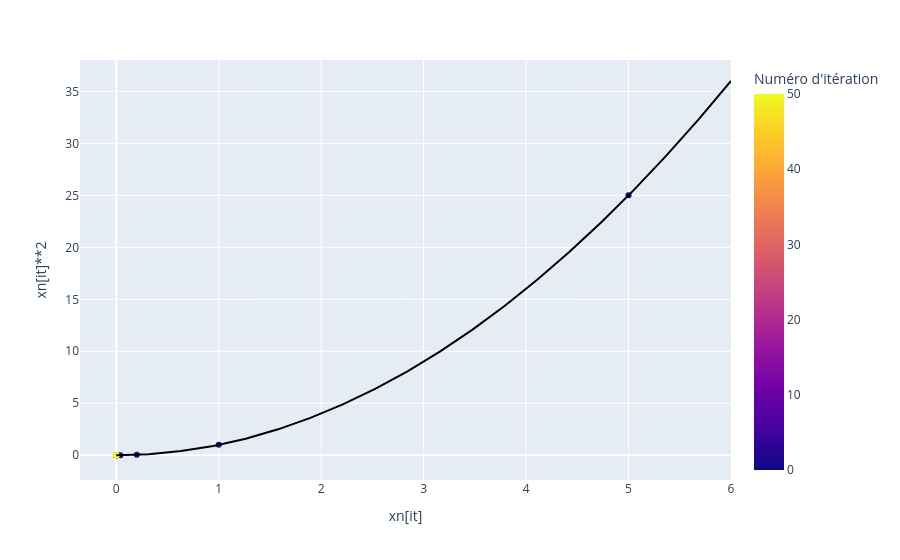

Notebook source saved alongside this figure:
### Code cell
# résultat    
if N == 1:
    xn = xn.flatten()
    data = pandas.DataFrame({'x':xn, 'y':xn**2, 'iter':np.arange(Niter+1)})
    
    fig = px.scatter(data, x='x', y='y',  
                color='iter',       
                labels={'x':'xn[it]','y':'xn[it]**2'},
                # size='iter',
                )
    
    t = np.linspace(0,xn[0]+1,20)
    fig.add_traces(px.line(x=t, y=t**2, color_discrete_sequence=['black'] ).data)

    fig.update_layout(coloraxis_colorbar=dict(
        title=dict(text="Numéro d'itération"),
    ))
else: 
    data = pandas.DataFrame({'x':np.arange(N), 'y':xn[0], 'iteration':'0'})
    for it in range(0,Niter,Niter//10):
        plt_xn = pandas.DataFrame({'x':np.arange(N), 'y':xn[it], 'iteration':str(it)})
        data   = pandas.concat([data,plt_xn]) 

    myscale = px.colors.sample_colorscale(
        colorscale=px.colors.sequential.Plasma,
        samplepoints=len(data['iteration'].unique()),
        low=0.0, high=1.0,
        colortype="rgb",
    )

    fig = px.line(data,
                x='x',
                y='y', 
                color='iteration',    #color_discrete_sequence=['black','orange', 'orangered'],
                color_discrete_sequence=myscale,           
                labels={'x':'indices','y':''},
                # title='Signaux', 
                markers=True,
                width=800, height=450)


fig.show()

### Figure 1 — Plotly figure (JSON) as saved in the notebook; plotly's stock layout.template omitted (floating-point values rounded to 4 significant figures)
{"data": [{"hovertemplate": "xn[it]=%{x}<br>xn[it]**2=%{y}<br>iter=%{marker.color}<extra></extra>", "legendgroup": "", "marker": {"color": [0, 1, 2, 3, 4, 5, 6, 7, 8, 9, 10, 11, 12, 13, 14, 15, 16, 17, 18, 19, 20, 21, 22, 23, 24, 25, 26, 27, 28, 29, 30, 31, 32, 33, 34, 35, 36, 37, 38, 39, 40, 41, 42, 43, 44, 45, 46, 47, 48, 49, 50], "coloraxis": "coloraxis", "symbol": "circle"}, "mode": "markers", "name": "", "orientation": "v", "showlegend": false, "type": "scatter", "x": [5.0, 1.0, 0.2, 0.04, 0.008, 0.0016, 0.00032, 6.4e-05, 1.28e-05, 2.56e-06, 5.12e-07, 1.024e-07, 2.048e-08, 4.096e-09, 8.192e-10, 1.638e-10, 3.277e-11, 6.554e-12, 1.311e-12, 2.621e-13, 5.243e-14, 1.049e-14, 2.097e-15, 4.194e-16, 8.389e-17, 1.678e-17, 3.355e-18, 6.711e-19, 1.342e-19, 2.684e-20, 5.369e-21, 1.074e-21, 2.147e-22, 4.295e-23, 8.59e-24, 1.718e-24, 3.436e-25, 6.872e-26, 1.374e-26, 2.749e-27, 5.498e-28, 1.1e-28, 2.199e-29, 4.398e-30, 8.796e-31, 1.759e-31, 3.518e-32, 7.037e-33, 1.407e-33, 2.815e-34, 5.629e-35], "xaxis": "x", "y": [25.0, 1.0, 0.04, 0.0016, 6.4e-05, 2.56e-06, 1.024e-07, 4.096e-09, 1.638e-10, 6.554e-12, 2.621e-13, 1.049e-14, 4.194e-16, 1.678e-17, 6.711e-19, 2.684e-20, 1.074e-21, 4.295e-23, 1.718e-24, 6.872e-26, 2.749e-27, 1.1e-28, 4.398e-30, 1.759e-31, 7.037e-33, 2.815e-34, 1.126e-35, 4.504e-37, 1.801e-38, 7.206e-40, 2.882e-41, 1.153e-42, 4.612e-44, 1.845e-45, 7.379e-47, 2.951e-48, 1.181e-49, 4.722e-51, 1.889e-52, 7.556e-54, 3.022e-55, 1.209e-56, 4.836e-58, 1.934e-59, 7.737e-61, 3.095e-62, 1.238e-63, 4.952e-65, 1.981e-66, 7.923e-68, 3.169e-69], "yaxis": "y"}, {"hovertemplate": "x=%{x}<br>y=%{y}<extra></extra>", "legendgroup": "", "line": {"color": "black", "dash": "solid"}, "marker": {"symbol": "circle"}, "mode": "lines", "name": "", "orientation": "v", "showlegend": false, "type": "scatter", "x": [0.0, 0.3158, 0.6316, 0.9474, 1.263, 1.579, 1.895, 2.211, 2.526, 2.842, 3.158, 3.474, 3.789, 4.105, 4.421, 4.737, 5.053, 5.368, 5.684, 6.0], "xaxis": "x", "y": [0.0, 0.09972, 0.3989, 0.8975, 1.596, 2.493, 3.59, 4.886, 6.382, 8.078, 9.972, 12.07, 14.36, 16.85, 19.55, 22.44, 25.53, 28.82, 32.31, 36.0], "yaxis": "y"}], "layout": {"coloraxis": {"colorbar": {"title": {"text": "Numéro d'itération"}}, "colorscale": [[0, "#0d0887"], [0.1111, "#46039f"], [0.2222, "#7201a8"], [0.3333, "#9c179e"], [0.4444, "#bd3786"], [0.5556, "#d8576b"], [0.6667, "#ed7953"], [0.7778, "#fb9f3a"], [0.8889, "#fdca26"], [1, "#f0f921"]]}, "legend": {"tracegroupgap": 0}, "margin": {"t": 60}, "xaxis": {"anchor": "y", "domain": [0, 1], "title": {"text": "xn[it]"}}, "yaxis": {"anchor": "x", "domain": [0, 1], "title": {"text": "xn[it]**2"}}}}
